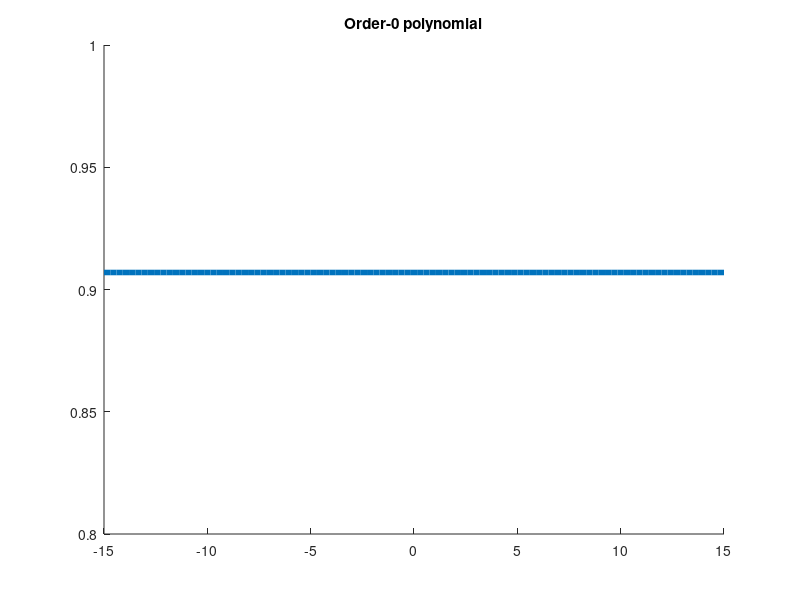
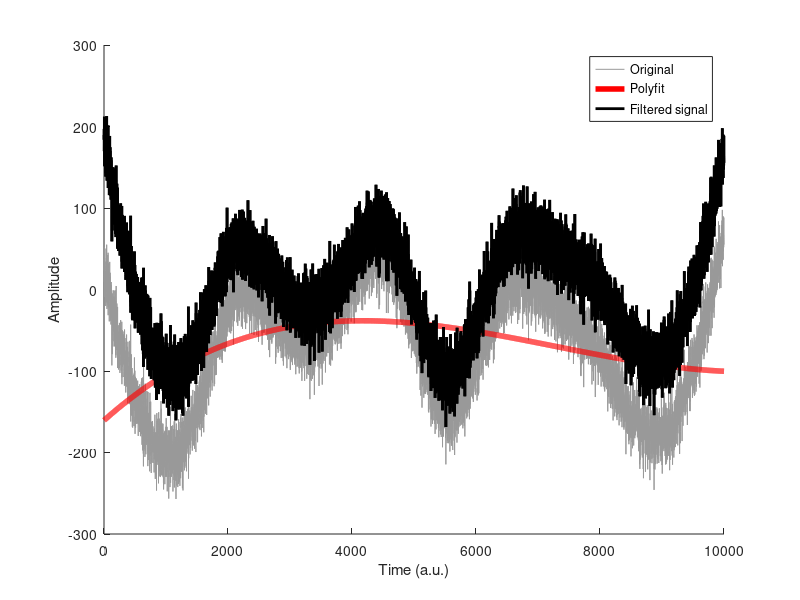
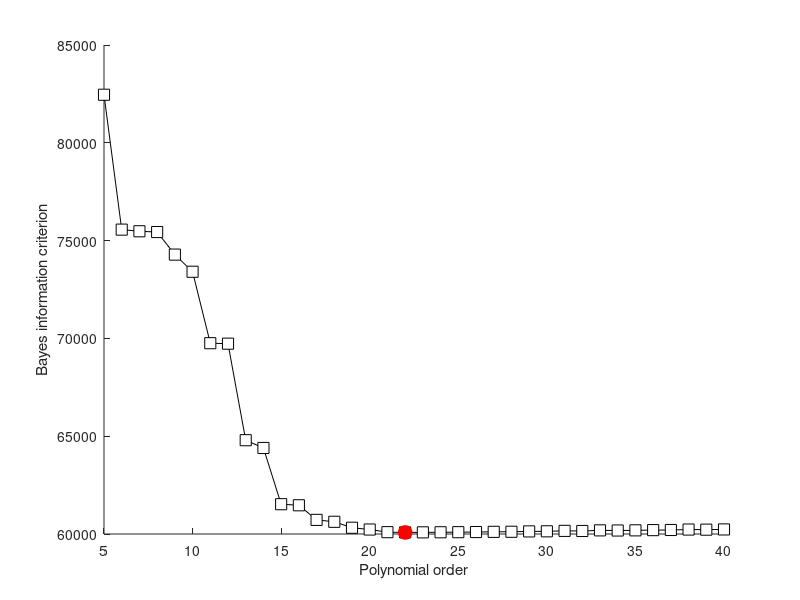
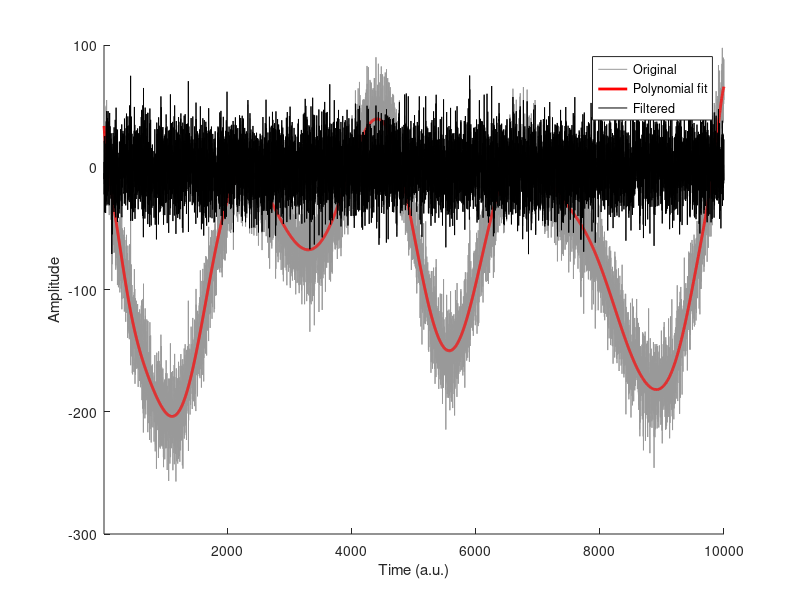

MATLAB code to generate these figures, in order:
%%
%     COURSE: Signal processing problems, solved in MATLAB and Python
%    SECTION: Time-domain denoising
%      VIDEO: Remove slow trends with polynomial fitting
% Instructor: sincxpress.com
%
%%

%% polynomial intuition

order = 0;
x = linspace(-15,15,100);

y = zeros(size(x));

for i=1:order+1
    y = y + randn*x.^(i-1);
end

figure(1), clf
hold on
plot(x,y,'linew',4)
title([ 'Order-' num2str(order) ' polynomial' ])


%% generate signal with slow polynomial artifact

n = 10000;
t = (1:n)';
k = 10; % number of poles for random amplitudes
slowdrift = interp1(100*randn(k,1),linspace(1,k,n),'pchip')';
signal = slowdrift + 20*randn(n,1);


figure(2), clf, hold on
h = plot(t,signal);
set(h,'color',[1 1 1]*.6)
xlabel('Time (a.u.)'), ylabel('Amplitude')

%% fit a 3-order polynomial

% polynomial fit (returns coefficients)
p = polyfit(t,signal,3);

% predicted data is evaluation of polynomial
yHat = polyval(p,t);

% compute residual (the cleaned signal)
residual = signal - yHat;


% now plot the fit (the function that will be removed)
plot(t,yHat,'r','linew',4)
plot(t,residual,'k','linew',2)

legend({'Original';'Polyfit';'Filtered signal'})

%%

%% Bayes information criterion to find optimal order

% possible orders
orders = (5:40)';

% sum of squared errors (sse is reserved!)
sse1 = zeros(length(orders),1); 

% loop through orders
for ri=1:length(orders)
    
    % compute polynomial (fitting time series)
    yHat = polyval(polyfit(t,signal,orders(ri)),t);
    
    % compute fit of model to data (sum of squared errors)
    sse1(ri) = sum( (yHat-signal).^2 )/n;
end

% Bayes information criterion
bic = n*log(sse1) + orders*log(n);

% best parameter has lowest BIC
[bestP,idx] = min(bic);

% would continue getting smaller without adding parameters

% plot the BIC
figure(4), clf, hold on
plot(orders,bic,'ks-','markerfacecolor','w','markersize',8)
plot(orders(idx),bestP,'ro','markersize',10,'markerfacecolor','r')
xlabel('Polynomial order'), ylabel('Bayes information criterion')
zoom on

%% now repeat filter for best (smallest) BIC

% polynomial fit
polycoefs = polyfit(t,signal,orders(idx));

% estimated data based on the coefficients
yHat = polyval(polycoefs,t);

% filtered signal is residual
filtsig = signal - yHat;


%%% plotting
figure(5), clf, hold on
h = plot(t,signal);
set(h,'color',[1 1 1]*.6)
plot(t,yHat,'r','linew',2)
plot(t,filtsig,'k')
set(gca,'xlim',t([1 end]))

xlabel('Time (a.u.)'), ylabel('Amplitude')
legend({'Original';'Polynomial fit';'Filtered'})

%% done.
